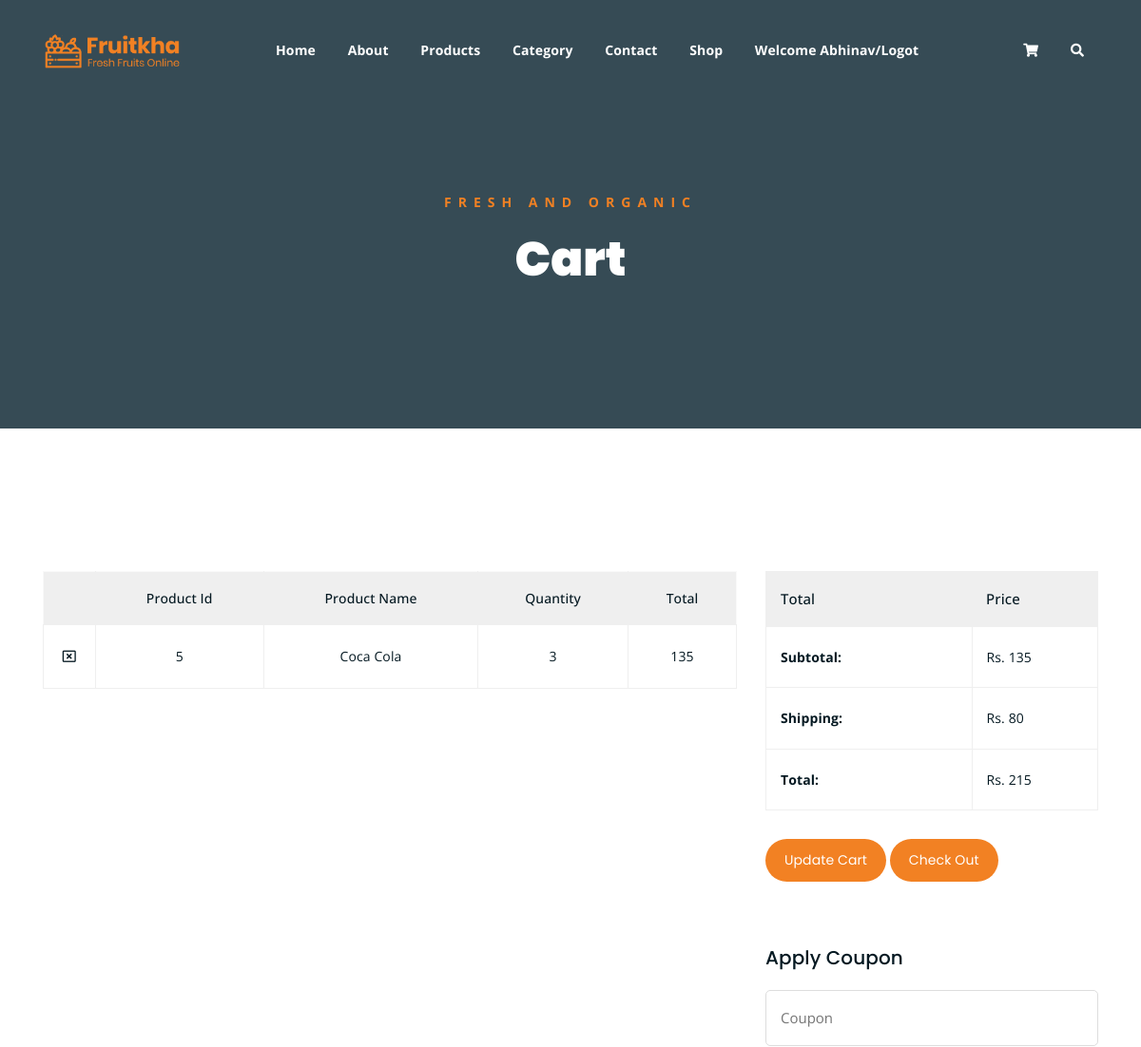
The page /CartPage/ (signed in, upper part) on the database as committed earlier.
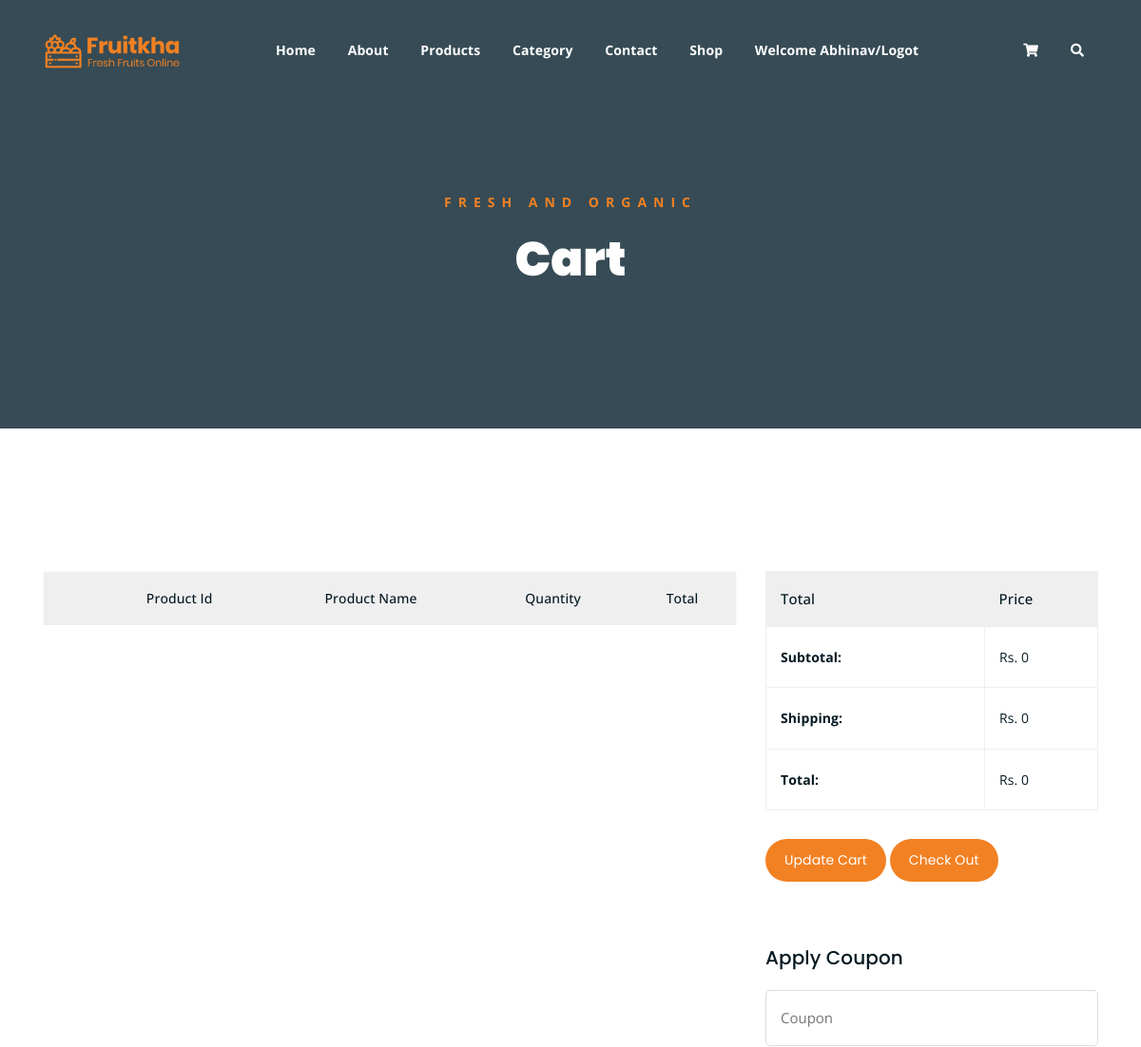
The same page on the database as committed later.
### WebApp/models.py (models this page shows)
class cartDB(models.Model):
    Username = models.CharField(max_length=100,null=True,blank=True)
    ProductName = models.CharField(max_length=100,null=True,blank=True)
    Quantity = models.IntegerField(null=True,blank=True)
    TotalPrice = models.IntegerField(null=True,blank=True)

### WebApp/views.py (the view)
# urls.py: path('CartPage/',views.CartPage,name="CartPage"),
def CartPage(req):
    cat = CategoriesDB.objects.all()
    try:
        data = cartDB.objects.filter(Username=req.session['Username'])
        subtotal = 0
        shipping_charge = 0
        total = 0
        for x in data:
            subtotal += x.TotalPrice
            if subtotal >= 800:
                shipping_charge = 30
            elif subtotal >= 500:
                shipping_charge = 50
            else:
                shipping_charge = 80
            total = subtotal + shipping_charge
        return render(req,"Cart.html",{'cat':cat,'data':data,'subtotal':subtotal,'total':total,'shipping_charge':shipping_charge})
    except KeyError:
        return redirect(User_login_page)

### WebApp/templates/Cart.html (shortened to what this page needs)
<!DOCTYPE html>
{% load static %}
<html lang="en">
<head>
    <link rel="stylesheet" href="{% static 'webstyle/assets/css/all.min.css' %}">
    <link rel="stylesheet" href="{% static 'webstyle/assets/bootstrap/css/bootstrap.min.css' %}">
    <link rel="stylesheet" href="{% static 'webstyle/assets/css/owl.carousel.css' %}">
    <link rel="stylesheet" href="{% static 'webstyle/assets/css/magnific-popup.css' %}">
    <link rel="stylesheet" href="{% static 'webstyle/assets/css/animate.css' %}">
    <link rel="stylesheet" href="{% static 'webstyle/assets/css/meanmenu.min.css' %}">
    <link rel="stylesheet" href="{% static 'webstyle/assets/css/main.css' %}">
    <link rel="stylesheet" href="{% static 'webstyle/assets/css/responsive.css' %}">
</head>
<body>
<div class="top-header-area" id="sticker">
    <div class="container">
        <div class="row">
            <div class="col-lg-12 col-sm-12 text-center">
                <div class="main-menu-wrap">
                    <div class="site-logo">
                        <a href="index.html">
                            <img src="{% static 'webstyle/assets/img/logo.png' %}" alt="">
                        </a>
                    </div>
                    <nav class="main-menu">
                        <ul>
                            <li><a href="{% url 'Home' %}">Home</a></li>
                            <li><a href="{% url 'About' %}">About</a></li>
                            <li><a href="{% url 'Product_web_page' %}">Products</a></li>
                            <li><a href="#">Category</a>
                            </li>
                            <li><a href="{% url 'Contact' %}">Contact</a></li>
                            <li><a href="#">Shop</a>
                            </li>
                            {% if request.session.Username %}
                            <li><a style="text-transform: capitalize;" href="{% url 'user_logout' %}">Welcome
                                {{request.session.Username}}/Logot</a></li>
                            {% else %}
                            <li><a href="{% url 'User_login_page' %}">Registration/Login</a></li>
                            {% endif %}
                            <li>
                                <div class="header-icons">
                                    <a class="shopping-cart " href="{% url 'CartPage' %}"><i
                                            class="current-list-item fas fa-shopping-cart"></i></a>
                                    <a class="mobile-hide search-bar-icon" href="#"><i class="fas fa-search"></i></a>
                                </div>
                            </li>
                        </ul>
                    </nav>
                </div>
            </div>
        </div>
    </div>
</div>
<div class="breadcrumb-section breadcrumb-bg">
    <div class="container">
        <div class="row">
            <div class="col-lg-8 offset-lg-2 text-center">
                <div class="breadcrumb-text">
                    <p>Fresh and Organic</p>
                    <h1>Cart</h1>
                </div>
            </div>
        </div>
    </div>
</div>
<div class="cart-section mt-150 mb-150">
    <div class="container">
        <div class="row">
            <div class="col-lg-8 col-md-12">
                <div class="cart-table-wrap">
                    <table class="cart-table">
                        <thead class="cart-table-head">
                        <tr class="table-head-row">
                            <th class="product-remove"></th>
                            <th class="product-image">Product Id</th>
                            <th class="product-name">Product Name</th>
                            <th class="product-quantity">Quantity</th>
                            <th class="product-total">Total</th>
                        </tr>
                        </thead>
                        <tbody>
                        {% for x in data %}
                        <tr class="table-body-row">
                            <td class="product-remove"><a href="{% url 'Delete_cart_item' p_id=x.id %}"><i
                                    class="far fa-window-close"></i></a></td>
                            <td>{{x.id}}</td>
                            <td>{{x.ProductName}}</td>
                            <td>{{x.Quantity}}</td>
                            <td>{{x.TotalPrice}}</td>
                        </tr>
                        {% endfor %}
                        </tbody>
                    </table>
                </div>
            </div>
            <div class="col-lg-4">
                <div class="total-section">
                    <table class="total-table">
                        <thead class="total-table-head">
                        <tr class="table-total-row">
                            <th>Total</th>
                            <th>Price</th>
                        </tr>
                        </thead>
                        <tbody>
                        <tr class="total-data">
                            <td><strong>Subtotal: </strong></td>
                            <td>Rs. {{subtotal}}</td>
                        </tr>
                        <tr class="total-data">
                            <td><strong>Shipping: </strong></td>
                            <td>Rs. {{shipping_charge}}</td>
                        </tr>
                        <tr class="total-data">
                            <td><strong>Total: </strong></td>
                            <td>Rs. {{total}}</td>
                        </tr>
                        </tbody>
                    </table>
                    <div class="cart-buttons">
                        <a href="cart.html" class="boxed-btn">Update Cart</a>
                        <a href="{% url 'Checkout_page' %}" class="boxed-btn black">Check Out</a>
                    </div>
                </div>
                <div class="coupon-section">
                    <h3>Apply Coupon</h3>
                    <div class="coupon-form-wrap">
                        <form action="index.html">
                            <p><input type="text" placeholder="Coupon"></p>
                        </form>
                    </div>
                </div>
            </div>
        </div>
    </div>
</div>
</body>
</html>

### WebApp/static/webstyle/assets/css/main.css (style rules this page uses)
html { font-size: 14px; font-weight: 400; line-height: 28px; height: 100%; }
body { font-family: "Open Sans", sans-serif; font-weight: 400; font-size: 1rem; letter-spacing: 0.1px; line-height: 1.8; color: #051922; overflow-x: hidden; }
body img { max-width: 100%; }
a { cursor: pointer; text-decoration: none; -webkit-transition: all 0.2s ease-in-out; -o-transition: all 0.2s ease-in-out; transition: all 0.2s ease-in-out; }
h1, .h1, h2, .h2, h3, .h3, h4, .h4, h5, .h5, h6, .h6 { font-family: "Poppins", sans-serif; font-weight: 700; margin: 0 0 1.25rem 0; color: #051922; }
h1:last-child, .h1:last-child, h2:last-child, .h2:last-child, h3:last-child, .h3:last-child, h4:last-child, .h4:last-child, h5:last-child, .h5:last-child, h6:last-child, .h6:last-child { margin: 0; }
h1, .h1 { font-size: 4rem; font-weight: 700; line-height: 4rem; }
h3, .h3 { font-size: 2rem; font-weight: 700; line-height: 2.25rem; }
p { font-family: "Open Sans", sans-serif; font-weight: 400; font-size: 1rem; letter-spacing: 0.1px; line-height: 1.8; color: #051922; margin: 0 0 1.25rem 0; }
.mt-150 { margin-top: 150px; }
.mb-150 { margin-bottom: 150px; }
a.boxed-btn { font-family: 'Poppins', sans-serif; display: inline-block; background-color: #F28123; color: #fff; padding: 10px 20px; }
a.boxed-btn, a.bordered-btn, a.cart-btn { border-radius: 50px; }
.breadcrumb-bg { background-image: url(../img/breadcrumb-bg.jpg); }
.breadcrumb-text p { color: #F28123; font-weight: 700; text-transform: uppercase; letter-spacing: 7px; }
.breadcrumb-text h1 { font-size: 50px; font-weight: 900; color: #fff; margin: 0; margin-top: 20px; }
.breadcrumb-section { padding: 150px 0; background-size: cover; background-position: center center; position: relative; z-index: 1; background-attachment: fixed; padding-top: 200px; }
.breadcrumb-section:after { position: absolute; left: 0; top: 0; width: 100%; height: 100%; content: ""; background-color: #07212e; z-index: -1; opacity: 0.8; }
.top-header-area { position: absolute; z-index: 999; width: 100%; padding: 25px 0; }
nav.main-menu ul { margin: 0; padding: 0; list-style: none; }
nav.main-menu ul li { display: inline-block; }
nav.main-menu ul li a { color: #fff; font-weight: 700; display: block; padding: 15px; }
nav.main-menu ul > li { position: relative; }
nav.main-menu ul li:last-child a { display: inline-block; }
nav.main-menu > ul li:last-child { float: right; }
.site-logo { float: left; max-width: 150px; }
.main-menu-wrap { position: relative; }
.header-icons a { color: #fff; display: inline-block; padding: 10px; }
.site-logo { padding: 6px 0; }
nav.main-menu li a { -webkit-transition: 0.3s; -o-transition: 0.3s; transition: 0.3s; }
.top-header-area .header-icons a { -webkit-transition: 0.3s; -o-transition: 0.3s; transition: 0.3s; }
.top-header-area { -webkit-transition: 0.3s; -o-transition: 0.3s; transition: 0.3s; }
a.boxed-btn { -webkit-transition: 0.3s; -o-transition: 0.3s; transition: 0.3s; }
html, body { height: 100%; }
.product-image { padding: 30px; padding-bottom: 0; }
table.cart-table { border: 1px solid #f9f9f9; width: 100%; }
thead { border-bottom: 1px solid #eee; }
tr.table-head-row th { border-right: 1px solid #efefef; padding: 15px; font-weight: 500; text-align: center; }
tr.table-head-row th:last-child { border-right: none; }
thead.cart-table-head tr { background-color: #efefef; }
.total-section table.total-table { border: 1px solid #efefef; width: 100%; }
tr.table-total-row { background-color: #efefef; }
tr.table-total-row th { font-weight: 500; font-size: 15px; padding: 15px; }
table.total-table tbody tr.total-data td { border: 1px solid #efefef; padding: 19px 15px; }
tr.total-data td strong { margin-right: 32px; }
.cart-buttons { margin-top: 30px; }
.cart-buttons a:first-child { margin-right: 20px; }
.coupon-section { margin-top: 50px; }
.coupon-section h3 { font-size: 20px; font-weight: 500; }
.coupon-form-wrap form p input[type=text] { border: 1px solid #ddd; color: #051922; padding: 15px; width: 100%; border-radius: 5px; font-size: 15px; }

### WebApp/static/webstyle/assets/css/responsive.css (style rules this page uses)
@media only screen and (min-width: 992px) and (max-width: 1200px) { .cart-buttons a:first-child { margin-right: 0; margin-bottom: 15px; } }

Rows that differ between the two databases and show on the page:
removed cartDB: session.Username "Abhinav", id "5", ProductName "Coca Cola", Quantity "3", TotalPrice "135"
Other text that changed with them:
{{ request.session.Username }}: (not shown) → "Abhinav"
{{ subtotal }}: "135" → "0"
{{ shipping_charge }}: "80" → "0"
{{ total }}: "215" → "0"
